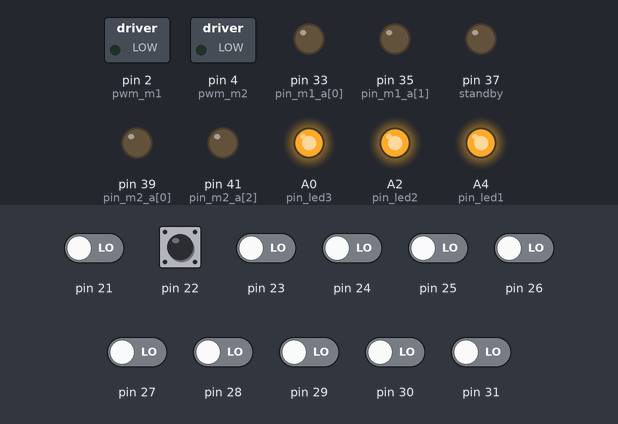
Bench run of a program on a simulated Arduino Mega 2560, built with avr-gcc and run on an emulated ATmega2560. Parts: switched loads named in the program (green lamp = pin HIGH), output pins drawn as LEDs (lit = HIGH). The inputs (shaded band) are chosen by the test bench; at power-on: pin 21–31 LOW. What the program prints to the serial monitor is not drawn.

Above: at 0.2 s.
At 2.4 s:
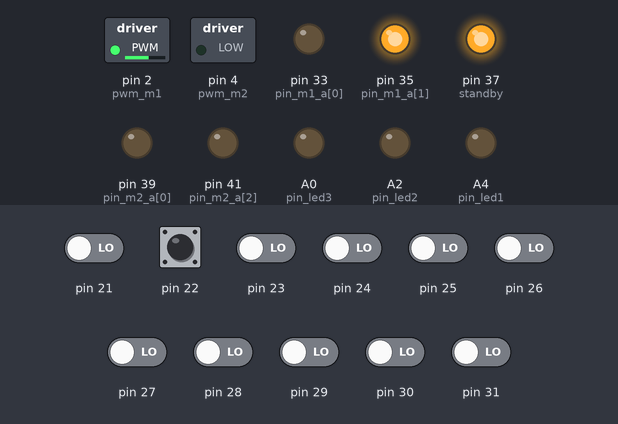
2.5 s: pin 22 driven HIGH
At 3.1 s:
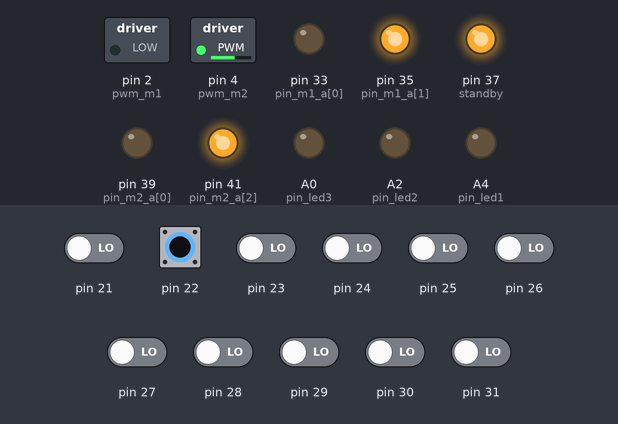
Timing chart, 0 to 2.9 s (numbered marks = the images above; inputs shaded):
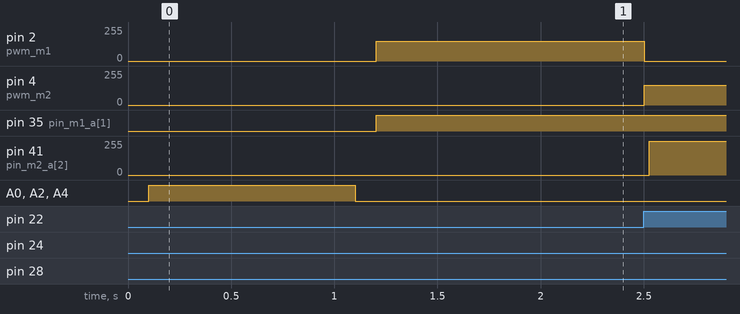

The program:

main.cpp
```cpp
#include "main.h"
#include "Buttons.h"
#include "Car.h"
#include "LED.h"
#include "RCSensor.h"
#include "SensorService.h"

int pin_m1_a[5] = {33, 35, 35, 35, 35};
int pin_m1_b[5] = {35, 33, 33, 33, 33};
int pin_m2_a[5] = {39, 39, 41, 41, 41};
int pin_m2_b[5] = {41, 41, 39, 39, 39};

int pwm_m1 = 2;
int pwm_m2 = 4;
int standby = 37;
int pin_bt1 = 42;
int pin_bt2 = 40;
int pin_bt3 = 38;
int pin_led1 = A4;
int pin_led2 = A2;
int pin_led3 = A0;
int pin_battery = A9;
uint16_t sensorValues[11] = {0};
Car car = Car(pin_m1_a[BOT_ID], pin_m1_b[BOT_ID], pwm_m1, pin_m2_a[BOT_ID],
              pin_m2_b[BOT_ID], pwm_m2, standby, false);
RCSensor rcsensors =
    RCSensor((const int[]){30, 28, 26, 24, 22, 21, 23, 25, 27, 29, 31}, false);
SensorService sensorService = SensorService();

void setup() {
  // put your setup code here, to run once
  delay(100);
  LED::init(pin_led1, pin_led2, pin_led3);
  Buttons::init(pin_bt1, pin_bt2, pin_bt3);

  Serial.begin(115200);
  delay(100);
  Serial.println("Begins");
  pinMode(pin_battery, INPUT);
  sensorService.loadCalibratedLineSensors(&rcsensors);
  sensorService.loadCalibratedSideSensors(&rcsensors);
  Serial.println("Press 1 for Line follower");
  Serial.println("Press 2 for wall follower");
  car.setMotorPower(true);
}

void loop() {
  // rcsensors.readSensors(sensorValues);
  rcsensors.readCalibrateSensors(sensorValues);
  int intensity = rcsensors.readLinePrivate(sensorValues, false);
  if (intensity < 1500) {
    car.setSpeeds(150, 0);
  } else if (intensity > 2500) {
    car.setSpeeds(0, 150);
  } else {
    car.setSpeeds(150, 150);
  }
  Serial.print(intensity);
  Serial.println("");
}
```

Battery.cpp
```cpp
#include <Arduino.h>
#include "Battery.h"
#include "main.h"

int Battery::pin_battery = A9;

int Battery::getBatteryVoltage()
{
    int voltage = 0;
    for (uint8_t i = 0; i < 10; i++)
    {
        voltage += analogRead(pin_battery);
    }
    return voltage / 80;
}
```

Battery.h
```cpp
#ifndef SRC_BATTERY_H_
#define SRC_BATTERY_H_
#include <Arduino.h>

class Battery
{
private:
    static int pin_battery;

public:
    static int getBatteryVoltage();
};

#endif /* SRC_BATTERY_H_ */
```

Buttons.cpp
```cpp
#include <Arduino.h>
#include "Buttons.h"

unsigned int Buttons::_btPins[3];
void Buttons::init(int pin1, int pin2, int pin3)
{
    _btPins[0] = pin1;
    _btPins[1] = pin2;
    _btPins[2] = pin3;
    for (int index = 0; index < 3; index++)
    {
        pinMode(_btPins[index], INPUT_PULLUP);
    }
}
int Buttons::getNextButtonPressed()
{
    delay(500);
    while (!(digitalRead(_btPins[0]) && digitalRead(_btPins[1]) && digitalRead(_btPins[2])))
    {
    }
    while (1)
    {
        delay(50);
        for (int index = 0; index < 3; index++)
        {
            if (digitalRead(_btPins[index]) < HIGH)
            {
                return index + 1;
            }
        }
    }
}
```

Buttons.h
```cpp
#ifndef SRC_BUTTONS_H_
#define SRC_BUTTONS_H_
#include <Arduino.h>
class Buttons
{
  private:
   unsigned static int _btPins[3];
  public:
    void static init(int pin1,int pin2,int pin3);
    boolean static getState(int buttonNum);
    int static getNextButtonPressed();
};
#endif /* SRC_BUTTONS_H_ */
```

Car.cpp
```cpp
#include <Arduino.h>
#include "Car.h"

Car::Car(int pin_m1_a, int pin_m1_b, int pwm_m1, int pin_m2_a, int pin_m2_b, int pwm_m2, int standby, boolean isVirtual)
{
  this->pin_m1_a = pin_m1_a;
  this->pin_m1_b = pin_m1_b;
  this->pwm_m1 = pwm_m1;
  this->pin_m2_a = pin_m2_a;
  this->pin_m2_b = pin_m2_b;
  this->pwm_m2 = pwm_m2;
  this->standby = standby;
  this->isVirtual = isVirtual;
  pinMode(pin_m1_a, OUTPUT);
  pinMode(pin_m1_b, OUTPUT);
  pinMode(pin_m2_a, OUTPUT);
  pinMode(pin_m2_b, OUTPUT);
  pinMode(pwm_m1, OUTPUT);
  pinMode(pwm_m2, OUTPUT);
  pinMode(standby, OUTPUT);
  digitalWrite(pin_m1_a, LOW);
  digitalWrite(pin_m1_b, LOW);
  digitalWrite(pin_m2_a, LOW);
  digitalWrite(pin_m2_b, LOW);
  digitalWrite(pwm_m1, LOW);
  digitalWrite(pwm_m2, LOW);
  digitalWrite(standby, LOW);
  this->_lastM1Speed = 0;
  this->_lastM2Speed = 0;
}
void Car::setSpeeds(int m1Speed, int m2Speed)
{
  if (isVirtual)
  {
    Serial1.print(m2Speed);
    Serial1.print(",");
    Serial1.println(m1Speed);
  }
  setM1Speed(m1Speed);
  setM2Speed(m2Speed);
}
void Car::setSpeeds(int m1Speed, int m2Speed, int speedStep)
{
  if (isVirtual)
  {
    Serial1.print(m2Speed);
    Serial1.print(",");
    Serial1.println(m1Speed);
  }
  boolean inLoop = false;
  while ((m1Speed != _lastM1Speed) && (m2Speed != _lastM2Speed))
  {
    if (inLoop)
    {
      delay(1);
    }
    inLoop = true;
    if (m1Speed > _lastM1Speed)
    {
      if ((m1Speed - _lastM1Speed) > speedStep)
      {
        _lastM1Speed += speedStep;
      }
      else
      {
        _lastM1Speed = m1Speed;
      }
    }
    else
    {
      if ((_lastM1Speed - m1Speed) > speedStep)
      {
        _lastM1Speed -= speedStep;
      }
      else
      {
        _lastM1Speed = m1Speed;
      }
    }
    if (m2Speed > _lastM2Speed)
    {
      if ((m2Speed - _lastM2Speed) > speedStep)
      {
        _lastM2Speed += speedStep;
      }
      else
      {
        _lastM2Speed = m2Speed;
      }
    }
    else
    {
      if ((_lastM2Speed - m2Speed) > speedStep)
      {
        _lastM2Speed -= speedStep;
      }
      else
      {
        _lastM2Speed = m2Speed;
      }
    }
    setM1Speed(_lastM1Speed);
    setM2Speed(_lastM2Speed);
  }
}

void Car::setM1Speed(int speed)
{
  _lastM1Speed = speed;
  boolean reverse = false;
  if (speed < 0)
  {
    speed = -speed; // make speed a positive quantity
    reverse = true; // preserve the direction
  }
  if (speed > 0xFF) // 0xFF = 255
    speed = 0xFF;
  if (speed < 10)
  {
    digitalWrite(pin_m2_a, LOW);
    digitalWrite(pin_m2_b, LOW);
  }
  else if (reverse)
  {
    digitalWrite(pin_m1_a, LOW);
    digitalWrite(pin_m1_b, HIGH);
  }
  else
  {
    digitalWrite(pin_m1_a, HIGH);
    digitalWrite(pin_m1_b, LOW);
  }
  analogWrite(pwm_m1, speed);
}

void Car::setM2Speed(int speed)
{
  _lastM2Speed = speed;
  boolean reverse = false;
  if (speed < 0)
  {
    speed = -speed; // make speed a positive quantity
    reverse = true; // preserve the direction
  }
  if (speed > 0xFF) // 0xFF = 255
    speed = 0xFF;
  if (speed < 10)
  {
    digitalWrite(pin_m2_a, LOW);
    digitalWrite(pin_m2_b, LOW);
  }
  else if (reverse)
  {
    digitalWrite(pin_m2_a, LOW);
    digitalWrite(pin_m2_b, HIGH);
  }
  else
  {
    digitalWrite(pin_m2_a, HIGH);
    digitalWrite(pin_m2_b, LOW);
  }
  analogWrite(pwm_m2, speed);
}

void Car::setMotorPower(boolean state)
{
  if (state)
  {
    digitalWrite(standby, HIGH);
  }
  else
  {
    digitalWrite(standby, LOW);
  }
}

int Car::getSpeed()
{
  int speed = _lastM1Speed + _lastM2Speed;
  if (speed < 0)
  {
    speed *= -1;
  }
  return speed/2;
}

void Car::stop()
{
  int speed = getSpeed();
  if(speed > 50) speed = 50;
  for (int i = speed; i >= 10; i -= 10)
  {
    setSpeeds(i, i);
    delay(15);
  }
  setSpeeds(0,0);
}
```

Car.h
```cpp
#ifndef SRC_CAR_H_
#define SRC_CAR_H_
#include <Arduino.h>

class Car
{
  private:
    int pin_m1_a, pin_m1_b, pin_m2_a, pin_m2_b, pwm_m1, pwm_m2, standby;
    boolean isVirtual;
    int _lastM1Speed =0;
    int _lastM2Speed =0;

  public:
    Car(int pin_m1_a, int pin_m1_b,int pwm_m1,int  pin_m2_a, int pin_m2_b,int pwm2,int standby,boolean isVirtual);
    void setSpeeds(int m1Speed, int m2Speed);
    void setSpeeds(int m1Speed, int m2Speed,int speedStep);
    void setM1Speed(int speed);
    void setM2Speed(int speed);
    void setMotorPower(boolean state);
    int getSpeed();
    void stop();
};
#endif /* SRC_AVRCLOCK_H_ */
```

LED.cpp
```cpp
#include <Arduino.h>
#include "LED.h"
int TIME_SCALE_FACTOR = 8;
unsigned int LED::_ledPins[3];
unsigned int LED::_blinkTime[3];
volatile boolean LED::_isBlinking[3];
int LED::counter;
void LED::init(int pin1, int pin2, int pin3)
{
  _ledPins[0] = pin1;
  _ledPins[1] = pin2;
  _ledPins[2] = pin3;
  for (int index = 0; index < 3; index++)
  {
    _blinkTime[index] = 0;
    _isBlinking[index] = false;
    pinMode(_ledPins[index], OUTPUT);
    digitalWrite(_ledPins[index], HIGH);
  }
  delay(1000);
  for (int index = 0; index < 3; index++)
  {
    digitalWrite(_ledPins[index], LOW);
  }
  LED::updateTimerInterrupt();
}

void LED::setLedOn(int ledNum)
{
  digitalWrite(_ledPins[ledNum - 1], HIGH);
  _isBlinking[ledNum - 1] = false;
  LED::updateTimerInterrupt();
}
void LED::setLedState(int state1,int state2,int state3){
  digitalWrite(_ledPins[0], state1);
  digitalWrite(_ledPins[1], state2);
  digitalWrite(_ledPins[2], state3);
  for (int index = 0; index < 3; index++)
  {
    _blinkTime[index] = 0;
    _isBlinking[index] = false;
  }
  LED::updateTimerInterrupt();
}
void LED::updateTimerInterrupt()
{
  if (isLedBlinking())
  {
    LED::setupTimmer5ForInterrupts();
  }
  else
  {
    LED::stopTimmer5Interrupts();
  }
}
boolean LED::isLedBlinking()
{
  boolean isBlinking = false;
  for (int index = 0; index < 3; index++)
  {
    isBlinking |= _isBlinking[index];
  }
  return isBlinking;
}
void LED::setLedOff(int ledNum)
{
  digitalWrite(_ledPins[ledNum - 1], LOW);
  _isBlinking[ledNum - 1] = false;
  LED::updateTimerInterrupt();
}

void LED::setLedBlink(int ledNum, int interval)
{
  _isBlinking[ledNum - 1] = true;
  _blinkTime[ledNum - 1] = interval;
  digitalWrite(_ledPins[ledNum - 1], HIGH);
  LED::updateTimerInterrupt();
}

void LED::updateLedStates()
{
  for (int index = 0; index < 3; index++)
  {
    if (_isBlinking[index] && (counter % _blinkTime[index] == 0))
    {
      digitalWrite(_ledPins[index], !digitalRead(_ledPins[index]));
    }
  }
  counter++;
}

ISR(TIMER5_COMPA_vect)
{
  LED::updateLedStates();
}

void LED::stopTimmer5Interrupts()
{
  cli();      //stop interrupts
  TCCR5A = 0; // set entire TCCR1A register to 0
  TCCR5B = 0; // same for TCCR1B
  TCNT5 = 0;  //initialize counter value to 0
  TIMSK5 = 0;
  sei();
}
void LED::setupTimmer5ForInterrupts()
{
  // initialize timer1 interupt at every 1000micro sec or 1 milli sec
  //set timer1 interrupt at 1000Hz
  cli();      //stop interrupts
  TCCR5A = 0; // set entire TCCR1A register to 0
  TCCR5B = 0; // same for TCCR1B
  TCNT5 = 0;  //initialize counter value to 0
  // set compare match register for 1000hz increments
  // calculation for 1024 prescalar 15.625-1
  // @ 256 62.5-1
  //@64 250-1
  //16000000/1024/TIME_SCALE_FACTOR -1
  OCR5A = ((16000 / TIME_SCALE_FACTOR) - 1);

  // turn on CTC mode
  TCCR5B |= (1 << WGM52);
  // Set CS10 and CS11 bits for 1 prescaler
  TCCR5B |= (1 << CS50);
  TCCR5B |= (1 << CS52);
  // enable timer compare interrupt
  TIMSK5 |= (1 << OCIE5A);
  sei();
}
```

LED.h
```cpp
#ifndef SRC_LED_H_
#define SRC_LED_H_
#include <Arduino.h>
class LED
{
  private:
   unsigned static int _ledPins[3];
   unsigned static int _blinkTime[3];
   volatile boolean static _isBlinking[3];
   int static counter;
   void static setupTimmer5ForInterrupts();
   void static stopTimmer5Interrupts();
   boolean static isLedBlinking();
   void static updateTimerInterrupt();
  public:
    void static init(int pin1,int pin2,int pin3);
    void static setLedOn(int ledNum);
    void static setLedOff(int ledNum);
    void static setLedBlink(int ledNum,int interval);
    void static updateLedStates();
    void static setLedState(int state1,int state2,int state3);
};
#endif /* SRC_LED_H_ */
```

RCSensor.h
```cpp
#ifndef SRC_RCSENSOR_H_
#define SRC_RCSENSOR_H_
#include <Arduino.h>
class RCSensor
{
private:
  unsigned int _sensorPins[11];
  uint32_t _maxValue;
  uint16_t _maxValueCalibrated[11];
  uint16_t _minValueCalibrated[11];
  uint8_t _sensorCount = 5;
  uint16_t _lastPosition = 0;
  boolean _isVirtual = false;

public:
  RCSensor(const int line_sensors_pin[], boolean isVirtual);
  boolean readSensors(uint16_t sensorValues[]);
  boolean readCalibrateSensors(uint16_t sensorValues[]);
  void readCalibratedMin(uint16_t minValues[]);
  void readCalibratedMax(uint16_t maxValues[]);
  void setCalibratedMax(uint16_t maxValues[]);
  void setCalibratedmin(uint16_t minValues[]);
  void calibrateSensors(int numberOfReadings);
  void resetCalibrateSensors();
  uint16_t readLinePrivate(uint16_t sensorValues[], bool invertReadings);
  int isOnlane(uint16_t sensorValues[], int thresold);
  int isOnline(uint16_t sensorValues[], int thresold);
  int isSensorOnline(uint16_t sensorValues[], int thresold, int index);
  void static printSensorArray(uint16_t sensors[11]);
  bool static hasSpaceToMove(uint16_t sensors[11], int threshold);
  void loadCalibratedLineSensors(uint16_t lineSensorMaxCalib[5], uint16_t lineSensorMinCalib[5]);
  void loadCalibratedSideSensors(uint16_t lineSensorMaxCalib[5], uint16_t lineSensorMinCalib[5]);
};
#endif /* SRC_RCSENSOR_H_ */
```

SensorService.cpp
```cpp
#include <Arduino.h>
#include "SensorService.h"
#include "main.h"
#include "Car.h"
int sideSensorMaxCalib[5][6] = {{1500, 1500, 1500, 1500, 1500, 1500},
                                {1500, 1500, 1500, 1500, 1500, 1500},
                                {1500, 1500, 1500, 1500, 1500, 1500},
                                {1500, 1500, 1500, 1500, 1500, 1500},
                                {1500, 1500, 1500, 1500, 1500, 1500}};
int sideSensorMinCalib[5][6] = {{0, 0, 0, 0, 0, 0},
                                {0, 0, 0, 0, 0, 0},
                                {0, 0, 0, 0, 0, 0},
                                {0, 0, 0, 0, 0, 0},
                                {0, 0, 0, 0, 0, 0}};
int lineSensorMaxCalib[5][5] = {{1500, 1500, 1500, 1500, 1500},
                                {1500, 1500, 1500, 1500, 1500},
                                {1500, 1500, 1500, 1500, 1500},
                                {1500, 1500, 1500, 1500, 1500},
                                {1500, 1500, 1500, 1500, 1500}};
int lineSensorMinCalib[5][5] = {{240, 240, 240, 240, 240},
                                {240, 240, 240, 240, 240},
                                {240, 240, 240, 240, 240},
                                {240, 240, 240, 240, 240},
                                {240, 240, 240, 240, 240}};

SensorService::SensorService()
{
}
void SensorService::printMaxAndMinCalibration(RCSensor *rcsensor)
{
  uint16_t sensorValues[11] = {0};
  rcsensor->readCalibratedMin(sensorValues);
  for (uint8_t i = 0; i < 11; i++)
  {
    Serial.print(sensorValues[i]);
    Serial.print(' ');
  }
  Serial.println();
  rcsensor->readCalibratedMax(sensorValues);
  for (uint8_t i = 0; i < 11; i++)
  {
    Serial.print(sensorValues[i]);
    Serial.print(' ');
  }
  Serial.println();
}
void SensorService::calibrateSideSensors(RCSensor *rcsensor)
{
  uint16_t maxcalib[11] = {0};
  uint16_t mincalib[11] = {0};
  rcsensor->readCalibratedMin(mincalib);
  rcsensor->readCalibratedMax(maxcalib);
  for (int index = 0; index < 6; index++)
  {
    maxcalib[5 + index] = sideSensorMaxCalib[BOT_ID][index];
    mincalib[5 + index] = sideSensorMinCalib[BOT_ID][index];
  }
  rcsensor->setCalibratedmin(mincalib);
  rcsensor->setCalibratedMax(maxcalib);
  SensorService::printMaxAndMinCalibration(rcsensor);
}
void SensorService::printCalibrateSensor(RCSensor *rcsensor)
{
  uint16_t sensorsAccum[11] = {0};
  uint16_t sensors[11] = {0};
  for (int index = 0; index < 5; index++)
  {
    rcsensor->readCalibrateSensors(sensors);
    for (int sensorIndex = 0; sensorIndex < 11; sensorIndex++)
    {
      sensorsAccum[sensorIndex] += sensors[sensorIndex];
    }
  }
  for (int sensorIndex = 0; sensorIndex < 11; sensorIndex++)
  {
    sensorsAccum[sensorIndex] = sensorsAccum[sensorIndex] / 5;
    Serial.print(sensorsAccum[sensorIndex]);
    Serial.print(" ");
  }
  Serial.println(" ");
}
void SensorService::printSensorsContinously(RCSensor *rcsensor)
{
  calibrateSideSensors(rcsensor);
  while (1)
  {
    delay(500);
    printSensor(rcsensor);
    printCalibrateSensor(rcsensor);
  }
}
void SensorService::printSensor(RCSensor *rcsensor)
{
  uint16_t sensorsAccum[11] = {0};
  uint16_t sensors[11] = {0};
  for (int index = 0; index < 5; index++)
  {
    rcsensor->readSensors(sensors);
    for (int sensorIndex = 0; sensorIndex < 11; sensorIndex++)
    {
      sensorsAccum[sensorIndex] += sensors[sensorIndex];
    }
  }
  for (int sensorIndex = 0; sensorIndex < 11; sensorIndex++)
  {
    sensorsAccum[sensorIndex] = sensorsAccum[sensorIndex] / 5;
    Serial.print(sensorsAccum[sensorIndex]);
    Serial.print(" ");
  }
  Serial.println(" ");
}
void SensorService::printSensorArray(uint16_t sensors[11])
{
  for (int sensorIndex = 0; sensorIndex < 11; sensorIndex++)
  {
    Serial.print(sensors[sensorIndex]);
    Serial.print(" ");
  }
  Serial.println(" ");
}
void SensorService::calibrateLineSensors(RCSensor *rcsensor, Car *car)
{
  uint16_t sensorValues[11] = {0};
  for (uint8_t i = 0; i < 11; i++)
  {
    Serial.print(sensorValues[i]);
    Serial.print(' ');
  }
  Serial.println("startCalibration");
  rcsensor->resetCalibrateSensors();
  car->setSpeeds(50, -50);
  for (int i = 0; i < 50; i++)
  {
    rcsensor->calibrateSensors(20);
  }
  car->setSpeeds(-50, 50);
  for (int i = 0; i < 50; i++)
  {
    rcsensor->calibrateSensors(20);
  }
  car->setSpeeds(0, 0);
  SensorService::printMaxAndMinCalibration(rcsensor);
}

void SensorService::loadCalibratedLineSensors(RCSensor *rcsensor)
{
  rcsensor->loadCalibratedLineSensors(lineSensorMaxCalib[BOT_ID], lineSensorMinCalib[BOT_ID]);
}

void SensorService::loadCalibratedSideSensors(RCSensor *rcsensor)
{
  rcsensor->loadCalibratedSideSensors(sideSensorMaxCalib[BOT_ID], sideSensorMinCalib[BOT_ID]);
}
```

SensorService.h
```cpp
#ifndef SRC_SENSORSERVICE_H_
#define SRC_SENSORSERVICE_H_
#include <Arduino.h>
#include "RCSensor.h"
#include "Car.h"
class SensorService
{
  private:
  void blinkServiceTest();

  void printSensor(RCSensor *rcsensor);
  public:
    SensorService();
    void calibrateSideSensors(RCSensor *rcsensor);
    void printSensorsContinously(RCSensor *rcsensor);
    void calibrateLineSensors(RCSensor *rcsensor,Car *car);
    void static printSensorArray(uint16_t sensors[11]);
    void static printCalibrateSensor(RCSensor *rcsensor);
    void static printMaxAndMinCalibration(RCSensor *rcsensor);
    void loadCalibratedLineSensors(RCSensor *rcsensor);
    void loadCalibratedSideSensors(RCSensor *rcsensor);
};
#endif /* SRC_SENSORSERVICE_H_ */
```

main.h
```cpp
#ifndef SRC_MAIN_H_
#define SRC_MAIN_H_
#include <Arduino.h>
#define BOT_ID 3

#endif /* SRC_MAIN_H_ */
```

Source omitted: RCSensor.cpp (7465 bytes), Utils.cpp (729 bytes), Utils.h (590 bytes)
